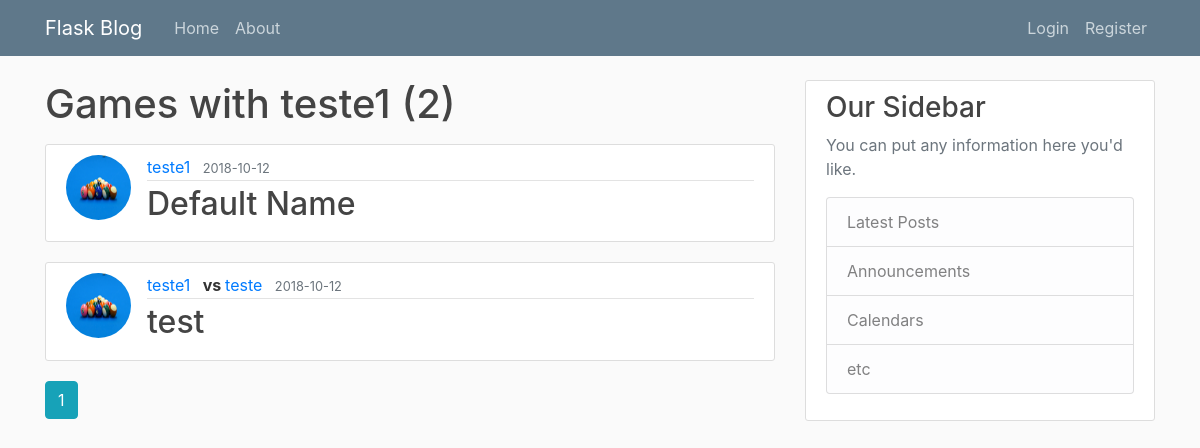
/user/teste1, run on the app's committed database.
### flaskproject/models.py (models this page shows, shortened)
class User(db.Model, UserMixin):
	id = db.Column(db.Integer, primary_key = True)
	username = db.Column(db.String(20), unique = True, nullable = False)
	email = db.Column(db.String(120), unique = True, nullable = False)
	image_file = db.Column(db.String(20), nullable = False, default='default.jpg')
	password = db.Column(db.String(60), nullable = False)
	posts = db.relationship('Post', backref='author', lazy = True)
	elo = db.Column(db.Float,default = 1200, nullable = False)
	games = db.relationship('Game', secondary=game_players, lazy='dynamic', backref = db.backref('players', lazy = True))

class Game(db.Model):
	id = db.Column(db.Integer, primary_key=True)
	name = db.Column(db.String(100), unique=False, nullable=False)
	password = db.Column(db.String(60), nullable=False)
	date_created = db.Column(db.DateTime, nullable=False, default=datetime.utcnow)
	image_file = db.Column(db.String(20), nullable=False, default='default.png')
	winner = db.Column(db.Integer, nullable=True)

### flaskproject/users/routes.py (the view)
@users.route("/user/<string:username>")
def user_games(username):
	page = request.args.get('page', 1, type=int)
	user = User.query.filter_by(username=username).first_or_404()
	games = user.games\
		.order_by(Game.date_created.desc())\
		.paginate(page = page, per_page = 5)
	return render_template('user_games.html', games=games, user=user)

### flaskproject/templates/user_games.html
{% extends "layout.html" %}
{% block content %}
	<h1 class = "mb-3"> Games with {{user.username}} ({{ games.total	 }})</h1>
	{% for game in games.items %}
		<article class="media content-section">
			<img class = "rounded-circle article-img" src=" {{ url_for('static', filename = 'game_pics/' + game.image_file)}}">
		  <div class="media-body">
		    <div class="article-metadata">
		      <a class="mr-2" href=" {{ url_for('users.user_games', username = game.players[0].username )}}">{{ game.players[0].username }}</a>
              {% if game.players[1]%}
                <b> vs </b>
              <a class="mr-2" href=" {{ url_for('users.user_games', username = game.players[0].username )}}">{{ game.players[1].username }}</a>
                {% endif %}
		      <small class="text-muted">{{ game.date_created.strftime('%Y-%m-%d') }}</small>
		    </div>
		    <h2><a class="article-title" href=" {{ url_for('games.view_game', game_id = game.id )}}">{{ game.name }}</a></h2>
		  </div>
		</article>
	{%endfor%}
	{% for page_num in games.iter_pages(left_edge = 1, right_edge = 1, left_current = 1, right_current = 2) %}
		{% if page_num %}
			{% if games.page == page_num %}
				<a class = "btn btn-info mb-4" href=" {{url_for('users.user_games',page = page_num, username = user.username)}}">{{ page_num }} </a>
			{% else %}
				<a class = "btn btn-outline-info mb-4" href=" {{url_for('users.user_games',page = page_num, username = user.username)}}">{{ page_num }} </a>
			{% endif %}
		{% else %}
			...
		{% endif %}
	{%endfor%}
{% endblock content %}

### flaskproject/templates/layout.html (shortened to what this page needs)
<!DOCTYPE html>
<html>
<head>
    <link rel="stylesheet" href="https://stackpath.bootstrapcdn.com/bootstrap/4.1.3/css/bootstrap.min.css">
    <link rel="stylesheet" type="text/css" href="{{ url_for('static',filename='main.css')}}">
</head>
<body>
	<header class="site-header">
	  <nav class="navbar navbar-expand-md navbar-dark bg-steel fixed-top">
	    <div class="container">
	      <a class="navbar-brand mr-4" href="/">Flask Blog</a>
	      <div class="collapse navbar-collapse" id="navbarToggle">
	        <div class="navbar-nav mr-auto">
	          <a class="nav-item nav-link" href="{{url_for('main.home')}}">Home</a>
	          <a class="nav-item nav-link" href="{{url_for('main.about')}}">About</a>
	        </div>
	        <div class="navbar-nav">
	        	{% if current_user.is_authenticated %}
					<a class="nav-item nav-link" href="{{url_for('games.create_game')}}">New Game</a>
					<a class="nav-item nav-link" href="{{url_for('games.enter_game')}}">Join Game</a>
	        		<a class="nav-item nav-link" href="{{url_for('posts.new_post')}}">New Post</a>
	        		<a class="nav-item nav-link" href="{{url_for('users.account')}}"> {{current_user.username }}</a>
	        		<a class="nav-item nav-link" href="{{url_for('users.logout')}}">Logout</a>
	        	{% else %}
					<a class="nav-item nav-link" href="{{url_for('users.login')}}">Login</a>
					<a class="nav-item nav-link" href="{{url_for('users.register')}}">Register</a>
	          	{% endif %}
	        </div>
	      </div>
	    </div>
	  </nav>
	</header>
	<main role="main" class="container">
	  <div class="row">
	    <div class="col-md-8">
	    	{% block content %}{% endblock %}
	    </div>
	    <div class="col-md-4">
	      <div class="content-section">
	        <h3>Our Sidebar</h3>
	        <p class='text-muted'>You can put any information here you'd like.
	          <ul class="list-group">
	            <li class="list-group-item list-group-item-light">Latest Posts</li>
	            <li class="list-group-item list-group-item-light">Announcements</li>
	            <li class="list-group-item list-group-item-light">Calendars</li>
	            <li class="list-group-item list-group-item-light">etc</li>
	          </ul>
	        </p>
	      </div>
	    </div>
	  </div>
	</main>
</body>
</html>

### flaskproject/static/main.css (style rules this page uses)
body { background: #fafafa; color: #333333; margin-top: 5rem; }
h1, h2, h3, h4, h5, h6 { color: #444444; }
.bg-steel { background-color: #5f788a; }
.site-header .navbar-nav .nav-link { color: #cbd5db; }
.content-section { background: #ffffff; padding: 10px 20px; border: 1px solid #dddddd; border-radius: 3px; margin-bottom: 20px; }
.article-title { color: #444444; }
.article-img { height: 65px; width: 65px; margin-right: 16px; }
.article-metadata { padding-bottom: 1px; margin-bottom: 4px; border-bottom: 1px solid #e3e3e3 }

### data on the page
User: username "teste1"
Game: image_file (placeholder picture), username "teste1", date_created "2018-10-12", name "Default Name"
Game: image_file (placeholder picture), username "teste1", username "teste", date_created "2018-10-12", name "test"

### other printed values
{{ games.total }} "2"
{{ page_num }} "1"
